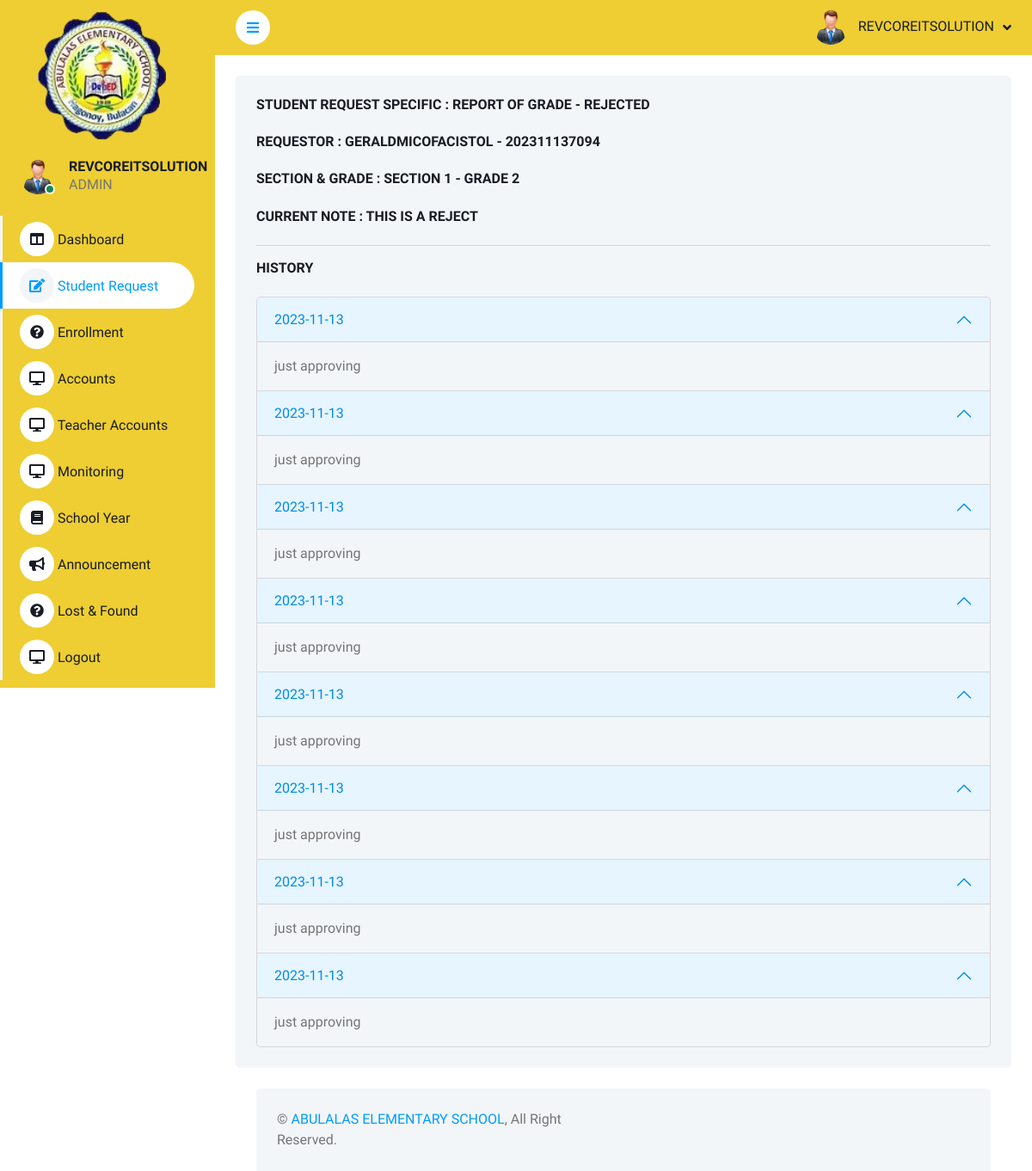
The app's page /home.php?view=request_history&reqid=1 (signed in) with its own data.
### tables this page shows
CREATE TABLE `tbl_user_information` (
  `user_id` int(11) NOT NULL,
  `uid` varchar(250) NOT NULL,
  `email` varchar(50) NOT NULL,
  `password` varchar(250) NOT NULL,
  `designation` int(50) NOT NULL,
  `code` int(50) NOT NULL,
  `status` varchar(50) NOT NULL
);

CREATE TABLE `tbl_user_designation` (
  `did` int(11) NOT NULL,
  `role` varchar(50) NOT NULL
);

CREATE TABLE `tbl_school_student_request` (
  `reqid` int(11) NOT NULL,
  `sycode` int(50) NOT NULL,
  `uid` varchar(255) NOT NULL,
  `request_type` int(50) NOT NULL,
  `note` text NOT NULL,
  `status` varchar(50) NOT NULL,
  `date_created` date NOT NULL
);

CREATE TABLE `tbl_school_request_type` (
  `req` int(11) NOT NULL,
  `type` varchar(50) NOT NULL
);

CREATE TABLE `tbl_school_student_record` (
  `rid` int(11) NOT NULL,
  `sycode` int(50) NOT NULL,
  `uid` varchar(255) NOT NULL,
  `fname` text NOT NULL,
  `address` text NOT NULL,
  `current_level` int(50) NOT NULL,
  `current_section` int(50) NOT NULL
);

CREATE TABLE `tbl_school_year_details_section` (
  `sid` int(11) NOT NULL,
  `gid` int(11) NOT NULL,
  `sycode` int(50) NOT NULL,
  `section_name` varchar(100) NOT NULL,
  `min` int(50) NOT NULL,
  `max` int(50) NOT NULL,
  `student_max` int(50) NOT NULL,
  `rid` int(50) NOT NULL
);

CREATE TABLE `tbl_school_year_details_grade` (
  `gid` int(11) NOT NULL,
  `sycode` int(50) NOT NULL,
  `grade` varchar(100) NOT NULL
);

CREATE TABLE `tbl_school_student_request_history` (
  `reqhid` int(11) NOT NULL,
  `reqid` int(50) NOT NULL,
  `note` text NOT NULL,
  `date_added` date NOT NULL
);

### connection/MainController.php (called while the page is built, shortened)
<?php
include('connection/LoginSession.php');
require_once "connection/ApiController.php";
$portCont = new portalController();
$userSession = $portCont->getUserDetails($session_id);
$email = $userSession[0]['email'];
$position = strpos($email, '@');
$filteredEmail = substr($email, 0, $position);
$filteredEmail = strtoupper($filteredEmail);
$studStat = $portCont->checkTotalStudentForTheActivatedSY();
$teacherStat = $portCont->checkTotalTeacherForTheActivatedSY();
?>

### connection/LoginSession.php (called while the page is built, shortened)
<?php
$session_id = $_SESSION['user_id'];
?>

### connection/ApiController.php (called while the page is built, shortened)
<?php
require_once "DBController.php";
class portalController extends DBController
{
    function getUserDetails($session_id)
    {
        $query = "SELECT * FROM tbl_user_information TUI LEFT JOIN tbl_user_designation TUD ON TUI.designation = TUD.did WHERE TUI.user_id = ?";
        $params = array(
           array(
               "param_type" => "i",
               "param_value" => $session_id
           )
       );
       $userCredentials = $this->getDBResult($query, $params);
       return $userCredentials;
    }
    function specificStudentRequest($reqid)
    {
        $query = "SELECT *,TSSR.date_created as requestcreationdate,TSSR.status as requeststatus FROM tbl_school_student_request TSSR LEFT JOIN  tbl_user_school_year TUSSY ON TSSR.sycode = TUSSY.sycode LEFT JOIN tbl_school_request_type TSRT ON TSSR.request_type = TSRT.req LEFT JOIN tbl_school_student_record TSR ON TSSR.uid = TSR.uid
        LEFT JOIN tbl_school_year_details_grade TSYDG ON TSR.current_level = TSYDG.gid
        LEFT JOIN tbl_school_year_details_section TSYDS ON TSR.current_section = TSYDS.sid
        WHERE TSSR.reqid = ?";
        $params = array(
            array(
                "param_type" => "i",
                "param_value" => $reqid
            )
        );
        $checkRequestInformation = $this->getDBResult($query, $params);
        return $checkRequestInformation;
    }
    function specificRequestHistory($reqid)
    {
        $query = "SELECT * FROM tbl_school_student_request_history WHERE reqid = ? ORDER BY 1 DESC";
        $params = array(
            array(
                "param_type" => "i",
                "param_value" => $reqid
            )
        );
        $checkRequestInformation = $this->getDBResult($query, $params);
        return $checkRequestInformation;
    }
    function checkTotalStudentForTheActivatedSY()
    {
        $query = "SELECT TUSY.year_from,TUSY.year_to,TUSY.sycode,COUNT(*) as total FROM tbl_school_student_record TSSR LEFT JOIN tbl_user_school_year TUSY ON TSSR.sycode = TUSY.sycode WHERE TUSY.status = 'ACTIVATED'";
        $allMonitoring = $this->getDBResult($query);
        return $allMonitoring;
    }
    function checkTotalTeacherForTheActivatedSY()
    {
        $query = "SELECT TUSY.year_from,TUSY.year_to,TUSY.sycode,COUNT(*) as total  FROM teacher_assigned_section TAS LEFT JOIN  tbl_school_teacher_record TSTR ON TAS.uid = TSTR.uid LEFT JOIN tbl_user_school_year TUSY ON TAS.sycode = TUSY.sycode WHERE TUSY.status = 'ACTIVATED'";
        $allMonitoring = $this->getDBResult($query);
        return $allMonitoring;
    }
}

### connection/DBController.php (called while the page is built, shortened)
<?php
class DBController
{
    private $host = "localhost";
    private $user = "root";
    private $password = "";
    private $database = "school_abulalas";
    private $conn;
    function __construct()
    {
        $this->conn = mysqli_connect($this->host, $this->user, $this->password, $this->database);
    }
    function getDBResult($query, $params = array())
    {
        $sql_statement = $this->conn->prepare($query);
        if (! empty($params)) {
            $this->bindParams($sql_statement, $params);
        }
        $sql_statement->execute();
        $result = $sql_statement->get_result();
        if ($result->num_rows > 0) {
            while ($row = $result->fetch_assoc()) {
                $resultset[] = $row;
            }
        }
        if (! empty($resultset)) {
            return $resultset;
        }
    }
    function bindParams($sql_statement, $params)
    {
        $param_type = "";
        foreach ($params as $query_param) {
            $param_type .= $query_param["param_type"];
        }
        $bind_params[] = & $param_type;
        foreach ($params as $k => $query_param) {
            $bind_params[] = & $params[$k]["param_value"];
        }
        call_user_func_array(array(
            $sql_statement,
            'bind_param'
        ), $bind_params);
    }
}

### route/admin-request_history.php (the view)
<?php
        $reqid = $_GET['reqid'];
        $myRequest = $portCont->specificStudentRequest($reqid);
?>
<div class="container-fluid pt-4 px-4">
    <div class="row g-4">
        <div class="col-sm-12 col-xl-12">
            <div class="bg-light rounded h-100 p-4">
                <h6 class="mb-4">STUDENT REQUEST SPECIFIC : <?php echo $myRequest[0]['type']; ?> - <?php echo $myRequest[0]['requeststatus']; ?></h6>
                <h6 class="mb-4">REQUESTOR : <?php echo strtoupper($myRequest[0]['fname']); ?> - <?php echo $myRequest[0]['uid']; ?></h6>
                <h6 class="mb-4">SECTION & GRADE : <?php echo $myRequest[0]['section_name']; ?> - <?php echo $myRequest[0]['grade']; ?></h6>
                <h6 class="mb-4">CURRENT NOTE : <?php echo $myRequest[0]['note']; ?></h6>
                <hr />
                <h6 class="mb-4">HISTORY</h6>
                <div class="accordion" id="accordionExample">
                <?php
                    $reqHistory = $portCont->specificRequestHistory($reqid);
                        if (!empty($reqHistory)) {
                             foreach ($reqHistory as $key => $value) {
                ?>
                    <div class="accordion-item">
                        <h2 class="accordion-header" id="heading<?php echo $reqHistory[0]['reqhid']; ?>">
                            <button class="accordion-button" type="button" data-bs-toggle="collapse"
                                data-bs-target="#collapse<?php echo $reqHistory[0]['reqhid']; ?>" aria-expanded="true"
                                aria-controls="collapse<?php echo $reqHistory[0]['reqhid']; ?>">
                                <?php echo $reqHistory[0]['date_added']; ?>
                            </button>
                        </h2>
                        <div id="collapse<?php echo $reqHistory[0]['reqhid']; ?>" class="accordion-collapse collapse show"
                            aria-labelledby="heading<?php echo $reqHistory[0]['reqhid']; ?>" data-bs-parent="#accordionExample">
                            <div class="accordion-body">
                                 <?php echo $reqHistory[0]['note']; ?>
                            </div>
                        </div>
                    </div>
                <?php } } ?>
            </div>
        </div>
    </div>
  </div>

### home.php (shortened to what this page needs)
<?php include('connection/MainController.php'); ?>
<!DOCTYPE html>
<html lang="en">
<head>
    <link href="https://cdnjs.cloudflare.com/ajax/libs/font-awesome/5.10.0/css/all.min.css" rel="stylesheet">
    <link href="https://cdn.jsdelivr.net/npm/bootstrap-icons@1.4.1/font/bootstrap-icons.css" rel="stylesheet">
    <link href="lib/owlcarousel/assets/owl.carousel.min.css" rel="stylesheet">
    <link href="lib/tempusdominus/css/tempusdominus-bootstrap-4.min.css" rel="stylesheet" />
    <link href="css/bootstrap.min.css" rel="stylesheet">
    <link href="css/style.css" rel="stylesheet">
    <link rel="stylesheet" type="text/css" href="datatable/datatable/dataTable.bootstrap.min.css">
    <link rel="stylesheet" href="https://unpkg.com/ag-grid-community/dist/styles/ag-grid.css">
    <link rel="stylesheet" href="https://unpkg.com/ag-grid-community/dist/styles/ag-theme-alpine.css">
</head>
<body>
    <div class="container-fluid position-relative bg-white d-flex p-0">
        <div class="sidebar pe-4 pb-3" style="background-color:#eece32;">
            <nav class="navbar navbar-light" style="background-color:#eece32;">
                <a href="#" class="navbar-brand mx-4 mb-3">
                    <center>
                        <img src="logo/main.png" style="width:100%; margin-left:20px;"/>
                    </center>
                </a>
                <div class="d-flex align-items-center ms-4 mb-4">
                    <div class="position-relative">
                        <img class="rounded-circle" src="img/user.png" alt="" style="width: 40px; height: 40px;">
                        <div class="bg-success rounded-circle border border-2 border-white position-absolute end-0 bottom-0 p-1"></div>
                    </div>
                    <div class="ms-3">
                        <h6 class="mb-0"><?php echo strtoupper($filteredEmail); ?></h6>
                        <span><?php echo strtoupper($userSession[0]['role']); ?></span>
                    </div>
                </div>
                <div class="navbar-nav w-100">
                    <?php if(($userSession[0]['role']) == 'ADMIN') { ?>
                    <?php include('navbar/admin.php'); ?>
                    <?php } else if(($userSession[0]['role']) == 'TEACHER') { ?>
                    <?php include('navbar/teacher.php'); ?>
                    <?php } else { ?>
                    <?php include('navbar/student.php'); ?>
                    <?php } ?>
                </div>
            </nav>
        </div>
        <div class="content">
            <nav class="navbar navbar-expand navbar-light sticky-top px-4 py-0" style="background-color:#eece32;">
                <a href="#" class="sidebar-toggler flex-shrink-0">
                    <i class="fa fa-bars"></i>
                </a>
                <div class="navbar-nav align-items-center ms-auto">
                    <div class="nav-item dropdown">
                        <a href="#" class="nav-link dropdown-toggle" data-bs-toggle="dropdown">
                            <img class="rounded-circle me-lg-2" src="img/user.png" alt="" style="width: 40px; height: 40px;">
                            <span class="d-none d-lg-inline-flex"><?php echo strtoupper($filteredEmail); ?></span>
                        </a>
                    </div>
                </div>
            </nav>
            <?php if(($userSession[0]['designation'])  == 1) { ?>
            <?php if(!empty($_GET['view'])){ ?>
            <?php if($_GET['view'] == 'home') { ?>
            <?php include('route/admin-home.php'); ?>
            <?php } else if($_GET['view'] == 'request') { ?>
            <?php include('route/admin-studentrequest.php'); ?>
            <?php } else if($_GET['view'] == 'request_history') { ?>
            <?php include('route/admin-request_history.php'); ?>
            <?php } else if($_GET['view'] == 'enrollment') { ?>
            <?php include('route/admin-enrollment.php'); ?>
            <?php } else if($_GET['view'] == 'student-accounts') { ?>
            <?php include('route/admin-student-accounts.php'); ?>
            <?php } else if($_GET['view'] == 'teacher-accounts') { ?>
            <?php include('route/admin-teacher-accounts.php'); ?>
            <?php } else if($_GET['view'] == 'monitoring') { ?>
            <?php include('route/admin-monitoring.php'); ?>
            <?php } else if($_GET['view'] == 'schoolyear') { ?>
            <?php include('route/admin-schoolyear.php'); ?>
            <?php } else if($_GET['view'] == 'school_year_detail') { ?>
            <?php include('route/admin-schoolyear-details.php'); ?>
            <?php } else if($_GET['view'] == 'announcement') { ?>
            <?php include('route/admin-announcement.php'); ?>
            <?php } else if($_GET['view'] == 'lost') { ?>
            <?php include('route/admin-lost.php'); ?>
            <?php }  else { ?>
            <?php }  ?>
            <?php } else { ?>
            <?php include('route/admin-home.php'); ?>
            <?php } ?>
            <?php }else if(($userSession[0]['designation']) == 3) { ?>
            <?php if(!empty($_GET['view'])){ ?>
            <?php if($_GET['view'] == 'home') { ?>
            <?php include('route/student-home.php'); ?>
            <?php } else if($_GET['view'] == 'request') { ?>
            <?php include('route/student-request.php'); ?>
            <?php } else if($_GET['view'] == 'request_history') { ?>
            <?php include('route/student-request_history.php'); ?>
            <?php } else if($_GET['view'] == 'myclass') { ?>
            <?php include('route/student-class.php'); ?>
            <?php } else if($_GET['view'] == 'monitoring') { ?>
            <?php include('route/student-monitoring.php'); ?>
            <?php } else { ?>
            <?php } ?>
            <?php }  else { ?>
            <?php include('route/student-home.php'); ?>
            <?php }  ?>
            <?php } ?>
            <div class="container-fluid pt-4 px-4">
                <div class="bg-light rounded-top p-4">
                    <div class="row">
                        <div class="col-12 col-sm-6 text-center text-sm-start">
                            &copy; <a href="#">ABULALAS ELEMENTARY SCHOOL</a>, All Right Reserved.
                        </div>
                    </div>
                </div>
            </div>
        </div>
    </div>
</body>
</html>

### css/style.css (style rules this page uses)
:root { --primary: #009CFF; --light: #F3F6F9; --dark: #191C24; }
.sidebar { position: fixed; top: 0; left: 0; bottom: 0; width: 250px; height: 100vh; overflow-y: auto; background: var(--light); transition: 0.5s; z-index: 999; }
.content { margin-left: 250px; min-height: 100vh; background: #FFFFFF; transition: 0.5s; }
@media (min-width: 992px) { .sidebar { margin-left: 0; } }
@media (min-width: 992px) { .content { width: calc(100% - 250px); } }
.content .navbar .navbar-nav .nav-link { margin-left: 25px; padding: 12px 0; color: var(--dark); outline: none; }
.content .navbar .sidebar-toggler, .content .navbar .navbar-nav .nav-link i { width: 40px; height: 40px; display: inline-flex; align-items: center; justify-content: center; background: #FFFFFF; border-radius: 40px; }
.content .navbar .dropdown-toggle::after { margin-left: 6px; vertical-align: middle; border: none; content: "\f107"; font-family: "Font Awesome 5 Free"; font-weight: 900; transition: .5s; }

### records on screen
tbl_user_information: email "REVCOREITSOLUTION", tbl_user_designation.role "ADMIN"
tbl_school_student_request: tbl_school_request_type.type "REPORT OF GRADE", status "REJECTED", tbl_school_student_record.fname "GERALDMICOFACISTOL", tbl_school_student_record.uid "202311137094", tbl_school_year_details_section.section_name "SECTION 1", tbl_school_year_details_grade.grade "GRADE 2", note "THIS IS A REJECT"
tbl_school_student_request_history: date_added "2023-11-13", note "just approving"
